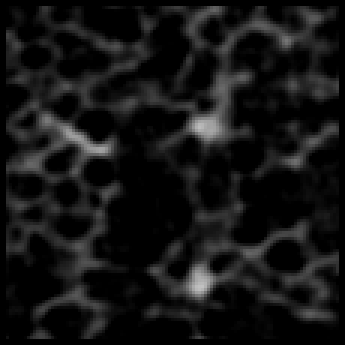
#> input picture raw-data/binary_slices/2018-10-12 pulmon _4.5um_rec0000_voi_0645.bmp, 115 x 115 px, found by its file name (shown 3 times larger); its folder holds only this picture in this run
$ jupyter execute --allow-errors mesh_gen_marching_cubes.ipynb
#> lines starting #> are read from the running program, lines starting #| are printed output that depends on the picture
[cell 1]
import numpy as np
import matplotlib.pyplot as plt
from skimage import measure
import cv2

[cell 2]
# [22 lines of commented-out code are left out]

[cell 3]
image_path = "../../raw-data/binary_slices/2018-10-12 pulmon _4.5um_rec0000_voi_0"

w = 2 # int, shape definer

slices = np.zeros((115,115,113))

l = 0
for i in range(645, 757+1):
    path = image_path + str(i) + ".bmp"
    slice = cv2.imread(path, cv2.IMREAD_GRAYSCALE)
#> slice is the input picture: shape (115, 115); min 0, max 193, mean 20.4
    # print(final_size)
    # slice = cv2.resize(slice, dsize=final_size, interpolation=cv2.INTER_CUBIC)

    slices[:,:,l] = slice
    l += 1

plt.imshow(slices[:,:,0], cmap='gray')
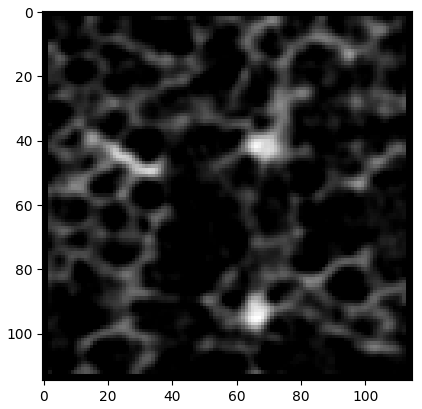
#> figure drawn by matplotlib, 1 panel

[cell 4]
from scipy import ndimage as ndi

seg = ndi.zoom(slices, 2)

plt.imshow(seg[:,:,0], cmap='gray')
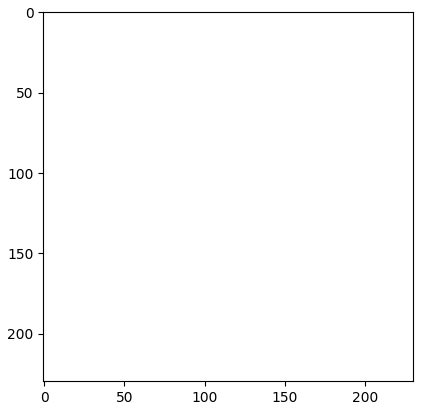
#> figure drawn by matplotlib, 1 panel

[cell 5]
seg[:,:,50]

[cell 6]
r = (seg>25).astype(np.uint)
plt.imshow(r[:,:,50], cmap='gray')
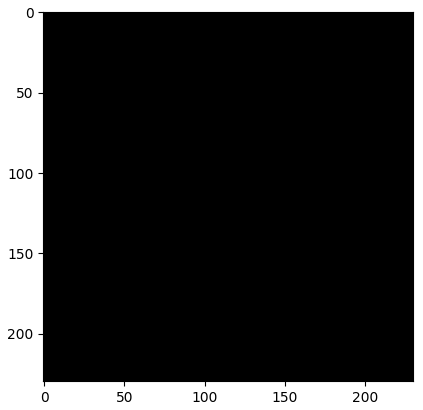
#> figure drawn by matplotlib, 1 panel
